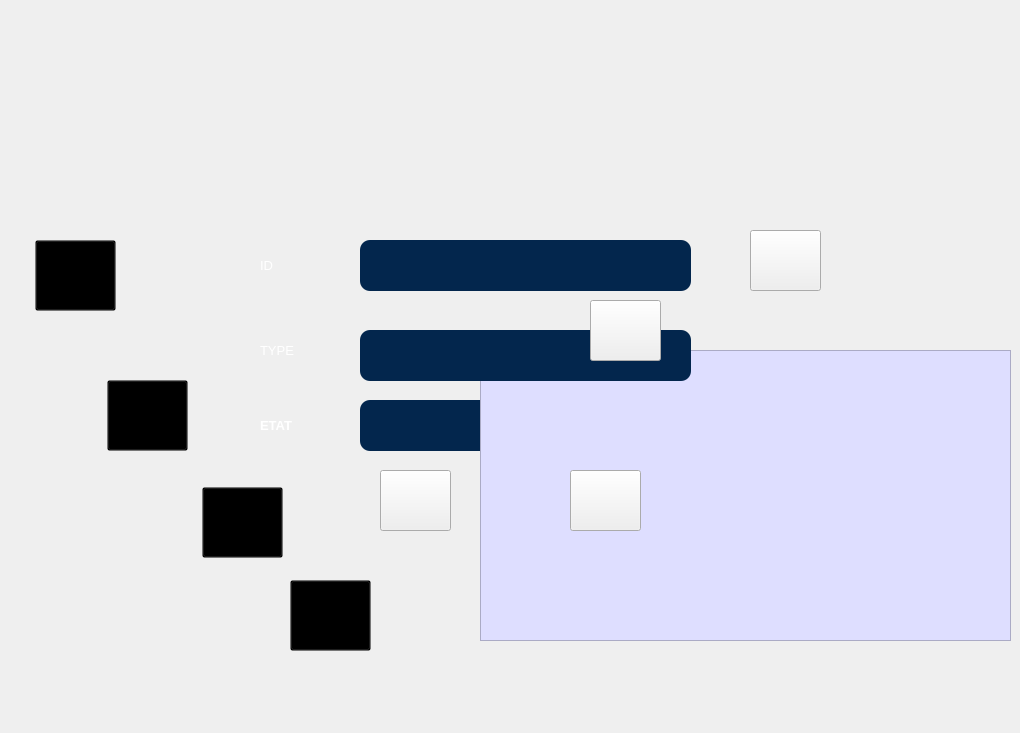
   <widget class="QWidget" name="page_7">
    <widget class="QLabel" name="label_10">
     <property name="geometry">
      <rect>
       <x>0</x>
       <y>0</y>
       <width>1007</width>
       <height>724</height>
      </rect>
     </property>
     <property name="styleSheet">
      <string notr="true">border-image: url(:/interface/Blocc.png);</string>
     </property>
     <property name="text">
      <string/>
     </property>
    </widget>
    <widget class="QLabel" name="label_14">
     <property name="geometry">
      <rect>
       <x>260</x>
       <y>250</y>
       <width>71</width>
       <height>31</height>
      </rect>
     </property>
     <property name="styleSheet">
      <string notr="true">font: 63 8pt &quot;Yu Gothic UI Semibold&quot;;</string>
     </property>
     <property name="text">
      <string>&lt;html&gt;&lt;head/&gt;&lt;body&gt;&lt;p&gt;&lt;span style=&quot; font-size:10pt; color:#ffffff;&quot;&gt;ID&lt;/span&gt;&lt;/p&gt;&lt;/body&gt;&lt;/html&gt;</string>
     </property>
    </widget>
    <widget class="QPushButton" name="pushButton_20">
     <property name="geometry">
      <rect>
       <x>750</x>
       <y>230</y>
       <width>71</width>
       <height>61</height>
      </rect>
     </property>
     <property name="styleSheet">
      <string notr="true">border-image:url(:/interface/yas.png)</string>
     </property>
     <property name="text">
      <string/>
     </property>
    </widget>
    <widget class="QPushButton" name="pushButton_21">
     <property name="geometry">
      <rect>
       <x>570</x>
       <y>470</y>
       <width>71</width>
       <height>61</height>
      </rect>
     </property>
     <property name="styleSheet">
      <string notr="true">border-image:url(:/interface/yas.png)</string>
     </property>
     <property name="text">
      <string/>
     </property>
    </widget>
    <widget class="QPushButton" name="pushButton_22">
     <property name="geometry">
      <rect>
       <x>107</x>
       <y>380</y>
       <width>81</width>
       <height>71</height>
      </rect>
     </property>
     <property name="styleSheet">
      <string notr="true">background-color: transparent;</string>
     </property>
     <property name="text">
      <string/>
     </property>
    </widget>
    <widget class="QLineEdit" name="lineEdit_4">
     <property name="geometry">
      <rect>
       <x>360</x>
       <y>400</y>
       <width>331</width>
       <height>51</height>
      </rect>
     </property>
     <property name="styleSheet">
      <string notr="true">/*background-color: transparent;
color: rgb(255, 255, 255);*/
QLineEdit { 
font: 63 8pt &quot;Yu Gothic UI Semibold&quot;;
background-color:rgb(3, 38, 77);
border-style: outset;
	color: rgb(0, 0, 0);
border-radius: 10px;
border-color: blue;
min-width: 10em;
padding: 6px;
}
QLineEdit:hover:!pressed {
background-color:rgb(179, 179, 193);
border-style: inset;
}</string>
     </property>
    </widget>
    <widget class="QLabel" name="label_15">
     <property name="geometry">
      <rect>
       <x>260</x>
       <y>340</y>
       <width>81</width>
       <height>21</height>
      </rect>
     </property>
     <property name="styleSheet">
      <string notr="true">font: 63 8pt &quot;Yu Gothic UI Semibold&quot;;</string>
     </property>
     <property name="text">
      <string>&lt;html&gt;&lt;head/&gt;&lt;body&gt;&lt;p&gt;&lt;span style=&quot; font-size:10pt; color:#ffffff;&quot;&gt;TYPE&lt;/span&gt;&lt;/p&gt;&lt;/body&gt;&lt;/html&gt;</string>
     </property>
    </widget>
    <widget class="QPushButton" name="pushButton_23">
     <property name="geometry">
      <rect>
       <x>202</x>
       <y>487</y>
       <width>81</width>
       <height>71</height>
      </rect>
     </property>
     <property name="styleSheet">
      <string notr="true">background-color: transparent;</string>
     </property>
     <property name="text">
      <string/>
     </property>
    </widget>
    <widget class="QPushButton" name="pushButton_24">
     <property name="geometry">
      <rect>
       <x>35</x>
       <y>240</y>
       <width>81</width>
       <height>71</height>
      </rect>
     </property>
     <property name="styleSheet">
      <string notr="true">background-color: transparent;</string>
     </property>
     <property name="text">
      <string/>
     </property>
    </widget>
    <widget class="QTableView" name="tabbloc">
     <property name="geometry">
      <rect>
       <x>480</x>
       <y>350</y>
       <width>531</width>
       <height>291</height>
      </rect>
     </property>
     <property name="styleSheet">
      <string notr="true">font: 63 8pt &quot;Yu Gothic UI Semibold&quot;;

background-color:rgb(222, 222, 255)
</string>
     </property>
    </widget>
    <widget class="QLineEdit" name="lineEdit_5">
     <property name="geometry">
      <rect>
       <x>360</x>
       <y>240</y>
       <width>331</width>
       <height>51</height>
      </rect>
     </property>
     <property name="styleSheet">
      <string notr="true">/*background-color: transparent;
color: rgb(255, 255, 255);*/
QLineEdit { 
font: 63 8pt &quot;Yu Gothic UI Semibold&quot;;
background-color:rgb(3, 38, 77);
border-style: outset;
	color: rgb(0, 0, 0);
border-radius: 10px;
border-color: blue;
min-width: 10em;
padding: 6px;
}
QLineEdit:hover:!pressed {
background-color:rgb(179, 179, 193);
border-style: inset;
}
/*QLineEdit:pressed {
background-color:rgb(179, 179, 193);
border-style: inset;
}*/</string>
     </property>
    </widget>
    <widget class="QLineEdit" name="lineEdit_6">
     <property name="geometry">
      <rect>
       <x>360</x>
       <y>330</y>
       <width>331</width>
       <height>51</height>
      </rect>
     </property>
     <property name="styleSheet">
      <string notr="true">/*background-color: transparent;
color: rgb(255, 255, 255);*/
QLineEdit { 
font: 63 8pt &quot;Yu Gothic UI Semibold&quot;;
background-color:rgb(3, 38, 77);
border-style: outset;
	color: rgb(0, 0, 0);
border-radius: 10px;
border-color: blue;
min-width: 10em;
padding: 6px;
}
QLineEdit:hover:!pressed {
background-color:rgb(179, 179, 193);
border-style: inset;
}</string>
     </property>
    </widget>
    <widget class="QLabel" name="label_16">
     <property name="geometry">
      <rect>
       <x>260</x>
       <y>410</y>
       <width>111</width>
       <height>31</height>
      </rect>
     </property>
     <property name="styleSheet">
      <string notr="true">font: 63 8pt &quot;Yu Gothic UI Semibold&quot;;</string>
     </property>
     <property name="text">
      <string>&lt;html&gt;&lt;head/&gt;&lt;body&gt;&lt;p&gt;&lt;span style=&quot; font-size:10pt; font-weight:600; color:#ffffff;&quot;&gt;ETAT&lt;/span&gt;&lt;/p&gt;&lt;/body&gt;&lt;/html&gt;</string>
     </property>
    </widget>
    <widget class="QPushButton" name="pushButton_25">
     <property name="geometry">
      <rect>
       <x>290</x>
       <y>580</y>
       <width>81</width>
       <height>71</height>
      </rect>
     </property>
     <property name="styleSheet">
      <string notr="true">background-color: transparent;</string>
     </property>
     <property name="text">
      <string/>
     </property>
    </widget>
    <widget class="QPushButton" name="pushButton_26">
     <property name="geometry">
      <rect>
       <x>380</x>
       <y>470</y>
       <width>71</width>
       <height>61</height>
      </rect>
     </property>
     <property name="styleSheet">
      <string notr="true">border-image:url(:/interface/yas.png)</string>
     </property>
     <property name="text">
      <string/>
     </property>
    </widget>
    <widget class="QPushButton" name="pushButton_33">
     <property name="geometry">
      <rect>
       <x>590</x>
       <y>300</y>
       <width>71</width>
       <height>61</height>
      </rect>
     </property>
     <property name="styleSheet">
      <string notr="true">border-image:url(:/interface/yas.png)</string>
     </property>
     <property name="text">
      <string/>
     </property>
    </widget>
    <zorder>label_10</zorder>
    <zorder>label_14</zorder>
    <zorder>pushButton_20</zorder>
    <zorder>pushButton_22</zorder>
    <zorder>lineEdit_4</zorder>
    <zorder>label_15</zorder>
    <zorder>pushButton_23</zorder>
    <zorder>pushButton_24</zorder>
    <zorder>tabbloc</zorder>
    <zorder>lineEdit_5</zorder>
    <zorder>lineEdit_6</zorder>
    <zorder>label_16</zorder>
    <zorder>pushButton_25</zorder>
    <zorder>pushButton_26</zorder>
    <zorder>pushButton_21</zorder>
    <zorder>pushButton_33</zorder>
   </widget>
